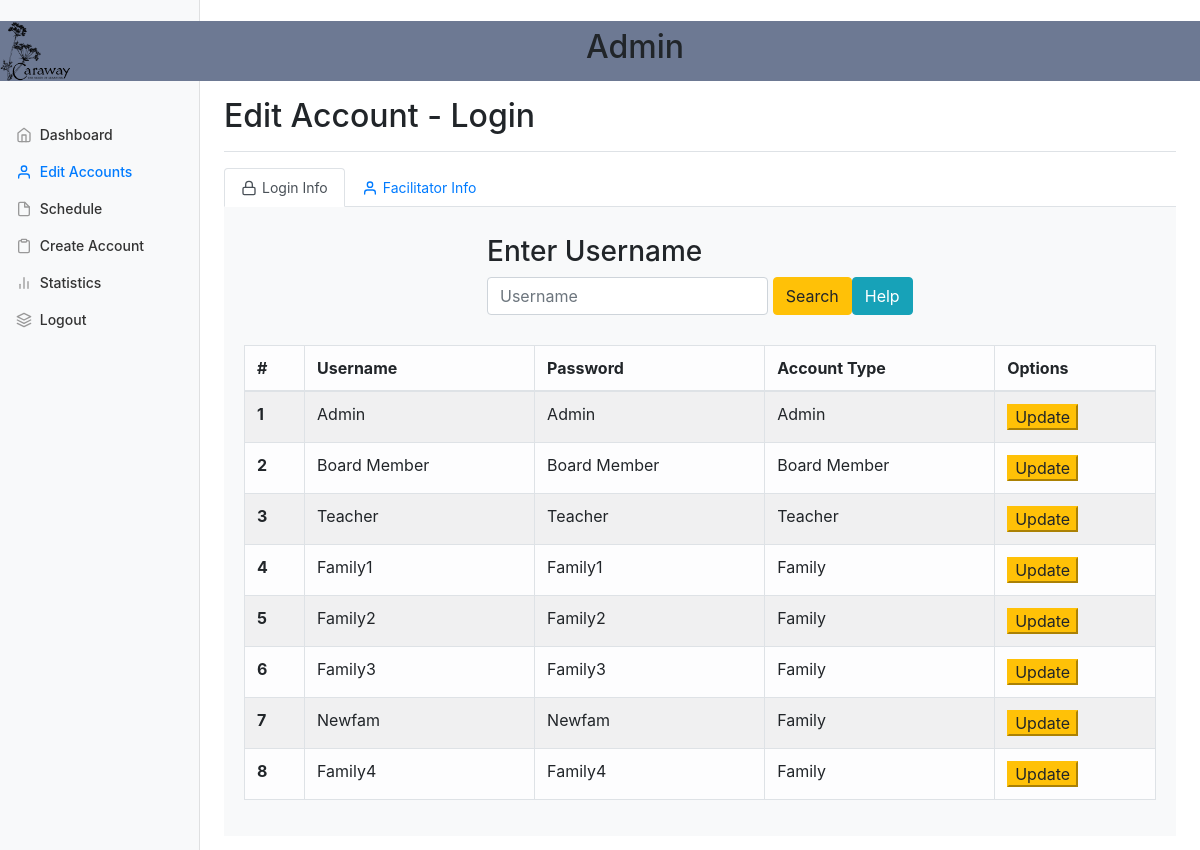
Page /admin-editaccount on the committed database.
### tables this page shows
CREATE TABLE login (USERNAME TEXT PRIMARY KEY,     PASSWORD TEXT, TYPE TEXT);

### flaskpython.py (the view)
@app.route('/admin-editaccount', methods=['GET', 'POST'])
def admineditaccount():
    if request.method == "POST":
        username = request.form['username']
        acc = DB.searchAccount(username)
        return render_template('admin-editaccount.html', accounts = acc)
    elif request.method == "GET":
        acc = DB.searchAccount("")
        newacc = []
        for entry in acc:
            lst = list(entry)
            lst[1] = DB.decrypt(lst[1])
            entry = tuple(lst)
            newacc.append(entry)
        return render_template('admin-editaccount.html', accounts = newacc)

### DB_Script.py (called while the page is built)
def decrypt(encryptedString):
    encryptedBytes = bytes(encryptedString.encode('utf-8'))
    decryptedBytes = f.decrypt(encryptedBytes)
    decryptedString = str(decryptedBytes, 'utf-8')
    return decryptedString #type = <class 'string'>

def searchAccount(username):
    global DB
    global cursor
    cursor.execute("SELECT * FROM login WHERE username LIKE ?", ('%'+username+'%',))
    entries = cursor.fetchall()
    return entries

### templates/admin-editaccount.html (shortened to what this page needs)
﻿<!DOCTYPE html>
<html lang="en">
<head>
	<link rel="stylesheet" href="http://maxcdn.bootstrapcdn.com/bootstrap/4.0.0/css/bootstrap.min.css">
	<link href="../static/css/adminpage.css" rel="stylesheet">
</head>
<body>
	<nav class="navbar  sticky-top navbar-light flex-md-nowrap p-0" style="background-color: #6D7993;">
		<img src="../static/img/car.png" width="70" height="60" alt="">
		<h2>Admin</h2>
	</nav>
	<div class="container-fluid">
		<div class="row">
			<nav class="col-md-2 d-none d-md-block bg-light sidebar">
				<div class="sidebar-sticky">
					<ul class="nav flex-column">
						<li class="nav-item">
							<a class="nav-link" id="dash" href="adminpage">
								<span data-feather="home"></span>
								Dashboard
							</a>
						</li>
						<li class="nav-item">
							<a class="nav-link  active" href="admin-editaccount">
								<span data-feather="user"></span>
								Edit Accounts
							</a>
						</li>
						<li class="nav-item">
							<a class="nav-link" href="admin-schedule">
								<span data-feather="file"></span>
								Schedule
							</a>
						</li>
						<li class="nav-item">
							<a class="nav-link" href="admin-createaccount">
								<span data-feather="clipboard"></span>
								Create Account
							</a>
						</li>
						<li class="nav-item">
							<a class="nav-link" href="admin-statistics">
								<span data-feather="bar-chart-2"></span>
								Statistics
							</a>
						</li>
						<li class="nav-item" href="login">
							<a class="nav-link" href="login">
								<span data-feather="layers"></span>
								Logout
							</a>
						</li>
					</ul>
				</div>
			</nav>
		</div>
	</div>
	<main role="main" class="col-md-9 ml-sm-auto col-lg-10 pt-3 px-4">
		<div class="d-flex justify-content-between flex-wrap flex-md-nowrap align-items-center pb-2 mb-3 border-bottom">
			<h1 class="h2" id="name">Edit Account - Login</h1>
		</div>
		<ul class="nav nav-tabs">
			<li class="nav-item">
				<a class="nav-link active" href="admin-editaccount">
				<span data-feather="lock" style="margin-right: 5px"></span>Login Info</a>
			</li>
			<li class="nav-item">
				<a class="nav-link" href="admin-editaccount-Facilitator">
				<span data-feather="user" style="margin-right: 5px"></span>Facilitator Info</a>
			</li>
		</ul>
		<div class="container bg-light " style="padding: 20px;" align="center">
			<form method="POST", action="admin-editaccount">
				<div class="col-md-6">
					<h3 class="text-left">Enter Username</h3>
					<div class="form-row">
						<div class="form-group col-md-8">
							<input class="form-control" placeholder="Username" name="username">
						</div>
						<div class="form-group">
							<button class="btn btn-md btn-warning" type="submit">Search</button>
						</div>
						<div class="form-group">
							<button type="button" class="btn btn-info" data-toggle="tooltip" data-placement="right" title="E.g. 'bob mom red'">
								Help
							</button>
						</div>
					</div>
				</div>
			</form>
			<div class="form-group">
				<table class="table table-hover table-light table-bordered table-striped" id="myTable">
					<thead>
						<tr>
							<th scope="col">#</th>
							<th scope="col">Username</th>
							<th scope="col">Password</th>
							<th scope="col">Account Type</th>
							<th scope="col">Options</th>
						</tr>
					</thead>
					<tbody>
						{% for account in accounts %}
						<tr>
							<th scope="row"> {{ loop.index }} </th>
							<td class="user_input">{{ account[0] }}</td>
							<td class="pass_input">{{ account[1] }}</td>
							<td class="type_input">{{ account[2] }}</td>
							<td> <button type="button" class="btn-warning" data-toggle="modal" data-target='#accountInfo'>Update</button> </td>
						</tr>
						{% endfor %}
					</tbody>
				</table>
			</div>
		</div>
	</main>
</body>
</html>

### static/css/adminpage.css (style rules this page uses)
body { font-size: .875rem; }
.feather { width: 16px; height: 16px; vertical-align: text-bottom; }
.sidebar { position: fixed; top: 0; bottom: 0; left: 0; z-index: 100; padding: 0; box-shadow: inset -1px 0 0 rgba(0, 0, 0, .1); }
.sidebar-sticky { position: -webkit-sticky; position: sticky; top: 60px; height: calc(100vh - 60px); padding-top: .5rem; overflow-x: hidden; overflow-y: auto; }
.sidebar .nav-link { font-weight: 500; color: #333; }
.sidebar .nav-link .feather { margin-right: 4px; color: #999; }
.sidebar .nav-link.active { color: #007bff; }
.sidebar .nav-link:hover .feather, .sidebar .nav-link.active .feather { color: inherit; }
.border-bottom { border-bottom: 1px solid #e5e5e5; }

### rows in the picture
login: USERNAME "Admin", account "Admin", TYPE "Admin"
login: USERNAME "Board Member", account "Board Member", TYPE "Board Member"
login: USERNAME "Teacher", account "Teacher", TYPE "Teacher"
login: USERNAME "Family1", TYPE "Family"
login: USERNAME "Family2", TYPE "Family"
login: USERNAME "Family3", TYPE "Family"
login: USERNAME "Newfam", TYPE "Family"
login: USERNAME "Family4", TYPE "Family"
